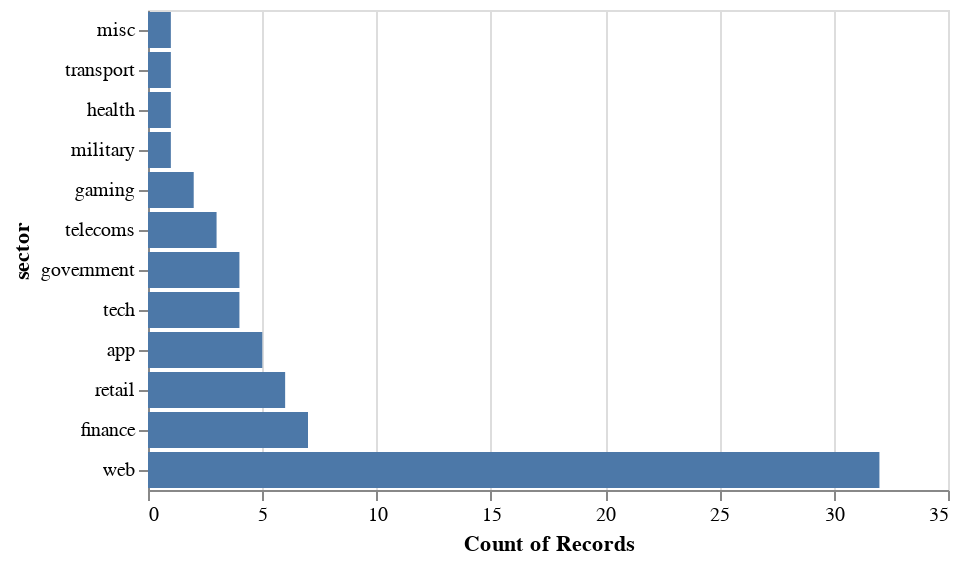

The code cell stored with this chart in its notebook:
### Code cell
bar_sector_count = src.mark_bar().encode(
    x = "count(records_lost):Q",
    y = alt.Y("sector:N", sort = "x")

)

# Show the plot
bar_sector_count

### Figure 1 — Vega-Lite specification as saved in the notebook (floating-point values rounded to 4 significant figures)
{"$schema": "https://vega.github.io/schema/vega-lite/v4.17.0.json", "config": {"view": {"continuousHeight": 300, "continuousWidth": 400}}, "data": {"name": "data-983fd4a0b346be762802282aadc3c3e4"}, "datasets": {"data-983fd4a0b346be762802282aadc3c3e4": [{"data_sensitivity": 4, "date": "2021-09-01T00:00:00", "index": 1, "method": "hacked", "organisation": "Syniverse", "records_lost": 500000000, "sector": "telecoms", "source_name": "Vice", "year": 2021}, {"data_sensitivity": 2, "date": "2021-09-01T00:00:00", "index": 5, "method": "poor security", "organisation": "Thailand visitors", "records_lost": 100000000, "sector": "government", "source_name": "South China Morning Post", "year": 2021}, {"data_sensitivity": 1, "date": "2021-07-01T00:00:00", "index": 10, "method": "hacked", "organisation": "Linkedin", "records_lost": 700000000, "sector": "web", "source_name": "9 to 5 mac", "year": 2021}, {"data_sensitivity": 2, "date": "2021-02-01T00:00:00", "index": 21, "method": "hacked", "organisation": "Experian Brazil", "records_lost": 220000000, "sector": "finance", "source_name": "ZDNet", "year": 2021}, {"data_sensitivity": 1, "date": "2021-03-01T00:00:00", "index": 24, "method": "hacked", "organisation": "Facebook", "records_lost": 533000000, "sector": "tech", "source_name": "Business Insider", "year": 2021}, {"data_sensitivity": 3, "date": "2020-12-01T00:00:00", "index": 28, "method": "hacked", "organisation": "SolarWinds", "records_lost": 50000000, "sector": "app", "source_name": "New York Times", "year": 2020}, {"data_sensitivity": 2, "date": "2020-04-01T00:00:00", "index": 37, "method": "hacked", "organisation": "Pakistani mobile operators", "records_lost": 115000000, "sector": "telecoms", "source_name": "ZDNet", "year": 2020}, {"data_sensitivity": 1, "date": "2020-01-01T00:00:00", "index": 41, "method": "poor security", "organisation": "Microsoft", "records_lost": 250000000, "sector": "web", "source_name": "Forbes", "year": 2020}, {"data_sensitivity": 2, "date": "2019-05-01T00:00:00", "index": 56, "method": "hacked", "organisation": "Canva", "records_lost": 139000000, "sector": "web", "source_name": "ZDNet", "year": 2019}, {"data_sensitivity": 1, "date": "2019-05-01T00:00:00", "index": 57, "method": "poor security", "organisation": "Chtrbox", "records_lost": 49000000, "sector": "misc", "source_name": "Techcrunch", "year": 2019}, {"data_sensitivity": 1, "date": "2019-02-01T00:00:00", "index": 62, "method": "hacked", "organisation": "Dubsmash", "records_lost": 162000000, "sector": "web", "source_name": "The Register", "year": 2019}, {"data_sensitivity": 1, "date": "2019-02-01T00:00:00", "index": 63, "method": "hacked", "organisation": "ShareThis", "records_lost": 41000000, "sector": "web", "source_name": "The Register", "year": 2019}, {"data_sensitivity": 2, "date": "2019-02-01T00:00:00", "index": 77, "method": "hacked", "organisation": "Houzz", "records_lost": 57000000, "sector": "retail", "source_name": "Techcrunch", "year": 2019}, {"data_sensitivity": 2, "date": "2019-05-01T00:00:00", "index": 86, "method": "poor security", "organisation": "Indian citizens", "records_lost": 275265298, "sector": "web", "source_name": "Bleeping Computer", "year": 2019}, {"data_sensitivity": 3, "date": "2019-07-01T00:00:00", "index": 88, "method": "hacked", "organisation": "Capital One", "records_lost": 100000000, "sector": "finance", "source_name": "Forbes", "year": 2019}, {"data_sensitivity": 2, "date": "2019-09-01T00:00:00", "index": 90, "method": "poor security", "organisation": "Facebook", "records_lost": 419000000, "sector": "web", "source_name": "Fast Company", "year": 2019}, {"data_sensitivity": 2, "date": "2019-11-01T00:00:00", "index": 93, "method": "poor security", "organisation": "OxyData", "records_lost": 380000000, "sector": "tech", "source_name": "Dataviper", "year": 2019}, {"data_sensitivity": 3, "date": "2018-10-01T00:00:00", "index": 97, "method": "hacked", "organisation": "Cathay Pacific Airways", "records_lost": 94000000, "sector": "transport", "source_name": "ABC News", "year": 2018}, {"data_sensitivity": 2, "date": "2018-12-01T00:00:00", "index": 98, "method": "poor security", "organisation": "Chinese resume leak", "records_lost": 202000000, "sector": "web", "source_name": "HackenProof", "year": 2018}, {"data_sensitivity": 2, "date": "2018-12-01T00:00:00", "index": 99, "method": "poor security", "organisation": "Google+", "records_lost": 52500000, "sector": "web", "source_name": "The Verge", "year": 2018}, {"data_sensitivity": 1, "date": "2018-12-01T00:00:00", "index": 100, "method": "hacked", "organisation": "Quora", "records_lost": 100000000, "sector": "web", "source_name": "NY Times", "year": 2018}, {"data_sensitivity": 3, "date": "2018-11-01T00:00:00", "index": 101, "method": "hacked", "organisation": "Marriott International", "records_lost": 383000000, "sector": "retail", "source_name": "NY Times, CNET", "year": 2018}, {"data_sensitivity": 1, "date": "2018-03-01T00:00:00", "index": 103, "method": "hacked", "organisation": "Facebook", "records_lost": 50000000, "sector": "web", "source_name": "Guardian", "year": 2018}, {"data_sensitivity": 1, "date": "2018-06-01T00:00:00", "index": 106, "method": "hacked", "organisation": "MyHeritage", "records_lost": 92283889, "sector": "web", "source_name": "Bloomberg", "year": 2018}, {"data_sensitivity": 1, "date": "2018-03-01T00:00:00", "index": 112, "method": "hacked", "organisation": "MyFitnessPal", "records_lost": 150000000, "sector": "app", "source_name": "Guardian", "year": 2018}, {"data_sensitivity": 1, "date": "2018-06-01T00:00:00", "index": 114, "method": "poor security", "organisation": "Nametests", "records_lost": 120000000, "sector": "app", "source_name": "Medium", "year": 2018}, {"data_sensitivity": 5, "date": "2018-06-01T00:00:00", "index": 116, "method": "poor security", "organisation": "Firebase", "records_lost": 100000000, "sector": "app", "source_name": "Bleeping Computer", "year": 2018}, {"data_sensitivity": 4, "date": "2018-03-01T00:00:00", "index": 117, "method": "poor security", "organisation": "Aadhaar", "records_lost": 550000000, "sector": "government", "source_name": "ZDNet", "year": 2018}, {"data_sensitivity": 2, "date": "2018-05-01T00:00:00", "index": 121, "method": "poor security", "organisation": "LocalBlox", "records_lost": 48000000, "sector": "web", "source_name": "UpGuard", "year": 2018}, {"data_sensitivity": 1, "date": "2018-05-01T00:00:00", "index": 122, "method": "poor security", "organisation": "Twitter", "records_lost": 330000000, "sector": "tech", "source_name": "Reuters", "year": 2018}, {"data_sensitivity": 3, "date": "2018-09-01T00:00:00", "index": 133, "method": "hacked", "organisation": "Newegg", "records_lost": 45000000, "sector": "retail", "source_name": "TechCrunch", "year": 2018}, {"data_sensitivity": 1, "date": "2018-05-01T00:00:00", "index": 135, "method": "poor security", "organisation": "Apollo", "records_lost": 200000000, "sector": "tech", "source_name": "Wired", "year": 2018}, {"data_sensitivity": 1, "date": "2017-11-01T00:00:00", "index": 139, "method": "hacked", "organisation": "Uber", "records_lost": 57000000, "sector": "app", "source_name": "Bloomberg", "year": 2017}, {"data_sensitivity": 4, "date": "2017-08-01T00:00:00", "index": 142, "method": "poor security", "organisation": "Spambot", "records_lost": 520000000, "sector": "web", "source_name": "The Guardian", "year": 2017}, {"data_sensitivity": 2, "date": "2017-03-01T00:00:00", "index": 149, "method": "oops!", "organisation": "River City Media", "records_lost": 340000000, "sector": "web", "source_name": "Guardian", "year": 2017}, {"data_sensitivity": 4, "date": "2017-10-01T00:00:00", "index": 155, "method": "hacked", "organisation": "Malaysian telcos & MVNOs", "records_lost": 46200000, "sector": "telecoms", "source_name": "LowYat", "year": 2017}, {"data_sensitivity": 4, "date": "2017-09-01T00:00:00", "index": 159, "method": "hacked", "organisation": "Equifax", "records_lost": 143000000, "sector": "finance", "source_name": "UK Gov", "year": 2017}, {"data_sensitivity": 1, "date": "2016-05-01T00:00:00", "index": 161, "method": "hacked", "organisation": "LinkedIn", "records_lost": 117000000, "sector": "web", "source_name": "CNN", "year": 2016}, {"data_sensitivity": 1, "date": "2016-05-01T00:00:00", "index": 162, "method": "hacked", "organisation": "Tumblr", "records_lost": 65000000, "sector": "web", "source_name": "Vice", "year": 2016}, {"data_sensitivity": 2, "date": "2016-09-01T00:00:00", "index": 163, "method": "hacked", "organisation": "Yahoo", "records_lost": 500000000, "sector": "web", "source_name": "CNBC", "year": 2016}, {"data_sensitivity": 5, "date": "2016-04-01T00:00:00", "index": 165, "method": "hacked", "organisation": "Philippines’ Commission on Elections", "records_lost": 55000000, "sector": "government", "source_name": "Trend Micro", "year": 2016}, {"data_sensitivity": 2, "date": "2016-04-01T00:00:00", "index": 168, "method": "hacked", "organisation": "Turkish citizenship database", "records_lost": 49611709, "sector": "government", "source_name": "Business Insider", "year": 2016}, {"data_sensitivity": 4, "date": "2016-06-01T00:00:00", "index": 179, "method": "hacked", "organisation": "VK", "records_lost": 171000000, "sector": "web", "source_name": "Motherboard", "year": 2016}, {"data_sensitivity": 1, "date": "2016-05-01T00:00:00", "index": 182, "method": "hacked", "organisation": "MySpace", "records_lost": 164000000, "sector": "web", "source_name": "Vice", "year": 2016}, {"data_sensitivity": 1, "date": "2016-12-01T00:00:00", "index": 186, "method": "hacked", "organisation": "Dailymotion", "records_lost": 85200000, "sector": "web", "source_name": "ZDNet", "year": 2016}, {"data_sensitivity": 4, "date": "2016-10-01T00:00:00", "index": 187, "method": "hacked", "organisation": "Weebly", "records_lost": 43000000, "sector": "web", "source_name": "Tech Crunch", "year": 2016}, {"data_sensitivity": 1, "date": "2016-11-01T00:00:00", "index": 190, "method": "hacked", "organisation": "Friend Finder Network", "records_lost": 412000000, "sector": "web", "source_name": "ZDNet", "year": 2016}, {"data_sensitivity": 2, "date": "2015-12-01T00:00:00", "index": 197, "method": "poor security", "organisation": "Deep Root Analytics", "records_lost": 198000000, "sector": "web", "source_name": "Reuters, UpGuard", "year": 2015}, {"data_sensitivity": 5, "date": "2015-11-01T00:00:00", "index": 210, "method": "hacked", "organisation": "Securus Technologies", "records_lost": 70000000, "sector": "web", "source_name": "The Intercept", "year": 2015}, {"data_sensitivity": 2, "date": "2015-02-01T00:00:00", "index": 216, "method": "hacked", "organisation": "Anthem ", "records_lost": 80000000, "sector": "health", "source_name": "NYTimes", "year": 2015}, {"data_sensitivity": 1, "date": "2014-05-01T00:00:00", "index": 224, "method": "hacked", "organisation": "Ebay", "records_lost": 145000000, "sector": "web", "source_name": "Business Insider", "year": 2014}, {"data_sensitivity": 3, "date": "2014-10-01T00:00:00", "index": 227, "method": "hacked", "organisation": "JP Morgan Chase", "records_lost": 76000000, "sector": "finance", "source_name": "Deal Book", "year": 2014}, {"data_sensitivity": 3, "date": "2014-09-01T00:00:00", "index": 233, "method": "hacked", "organisation": "Home Depot", "records_lost": 56000000, "sector": "retail", "source_name": "Krebs on Security", "year": 2014}, {"data_sensitivity": 5, "date": "2013-07-01T00:00:00", "index": 237, "method": "hacked", "organisation": "Massive American business hack", "records_lost": 160000000, "sector": "finance", "source_name": "Technology Review", "year": 2013}, {"data_sensitivity": 1, "date": "2013-04-01T00:00:00", "index": 242, "method": "hacked", "organisation": "Living Social", "records_lost": 50000000, "sector": "web", "source_name": "Naked Security, New York Times", "year": 2013}, {"data_sensitivity": 2, "date": "2016-12-01T00:00:00", "index": 243, "method": "hacked", "organisation": "Yahoo", "records_lost": 550000000, "sector": "web", "source_name": "NY Times, BBC", "year": 2013}, {"data_sensitivity": 2, "date": "2013-07-01T00:00:00", "index": 254, "method": "hacked", "organisation": "UbiSoft", "records_lost": 58000000, "sector": "gaming", "source_name": "BBC News", "year": 2013}, {"data_sensitivity": 1, "date": "2013-03-01T00:00:00", "index": 259, "method": "hacked", "organisation": "Evernote", "records_lost": 50000000, "sector": "web", "source_name": "Wired, Digital Trends", "year": 2013}, {"data_sensitivity": 2, "date": "2013-10-01T00:00:00", "index": 266, "method": "inside job", "organisation": "Court Ventures", "records_lost": 200000000, "sector": "finance", "source_name": "NY Times, Gov Tech", "year": 2013}, {"data_sensitivity": 3, "date": "2013-12-01T00:00:00", "index": 271, "method": "hacked", "organisation": "Target", "records_lost": 70000000, "sector": "retail", "source_name": "Huffington Post", "year": 2013}, {"data_sensitivity": 1, "date": "2016-09-01T00:00:00", "index": 287, "method": "hacked", "organisation": "Last.fm", "records_lost": 43500000, "sector": "web", "source_name": "ZD Net", "year": 2012}, {"data_sensitivity": 1, "date": "2016-08-01T00:00:00", "index": 294, "method": "hacked", "organisation": "Dropbox", "records_lost": 68700000, "sector": "web", "source_name": "The Telegraph", "year": 2012}, {"data_sensitivity": 1, "date": "2011-04-01T00:00:00", "index": 304, "method": "hacked", "organisation": "Sony PSN", "records_lost": 77000000, "sector": "gaming", "source_name": "Mashable", "year": 2011}, {"data_sensitivity": 3, "date": "2009-01-01T00:00:00", "index": 345, "method": "hacked", "organisation": "Heartland", "records_lost": 130000000, "sector": "finance", "source_name": "Dark Reading", "year": 2009}, {"data_sensitivity": 2, "date": "2009-10-01T00:00:00", "index": 353, "method": "lost device ", "organisation": "US Military", "records_lost": 76000000, "sector": "military", "source_name": "Wired", "year": 2009}, {"data_sensitivity": 3, "date": "2007-03-01T00:00:00", "index": 379, "method": "hacked", "organisation": "TK / TJ Maxx", "records_lost": 94000000, "sector": "retail", "source_name": "ZD Net", "year": 2007}, {"data_sensitivity": 1, "date": "2004-06-01T00:00:00", "index": 391, "method": "inside job", "organisation": "AOL", "records_lost": 92000000, "sector": "web", "source_name": "CNN", "year": 2004}]}, "encoding": {"x": {"aggregate": "count", "field": "records_lost", "type": "quantitative"}, "y": {"field": "sector", "sort": "x", "type": "nominal"}}, "mark": "bar"}
